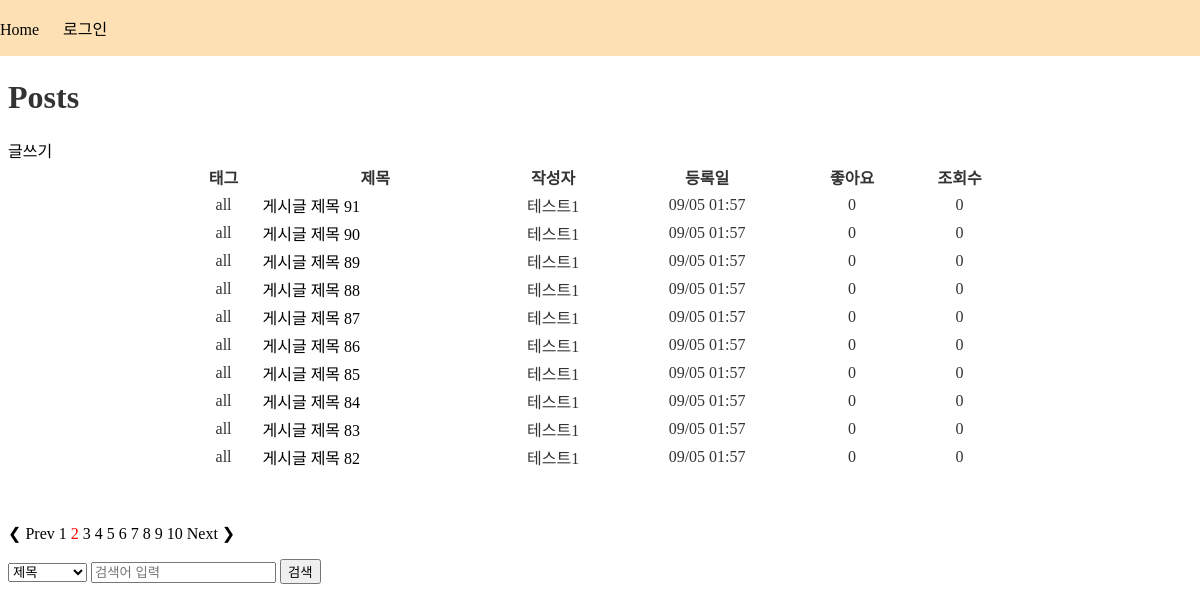
Before: /posts/?page=2&name=&keyword= with the older database file.
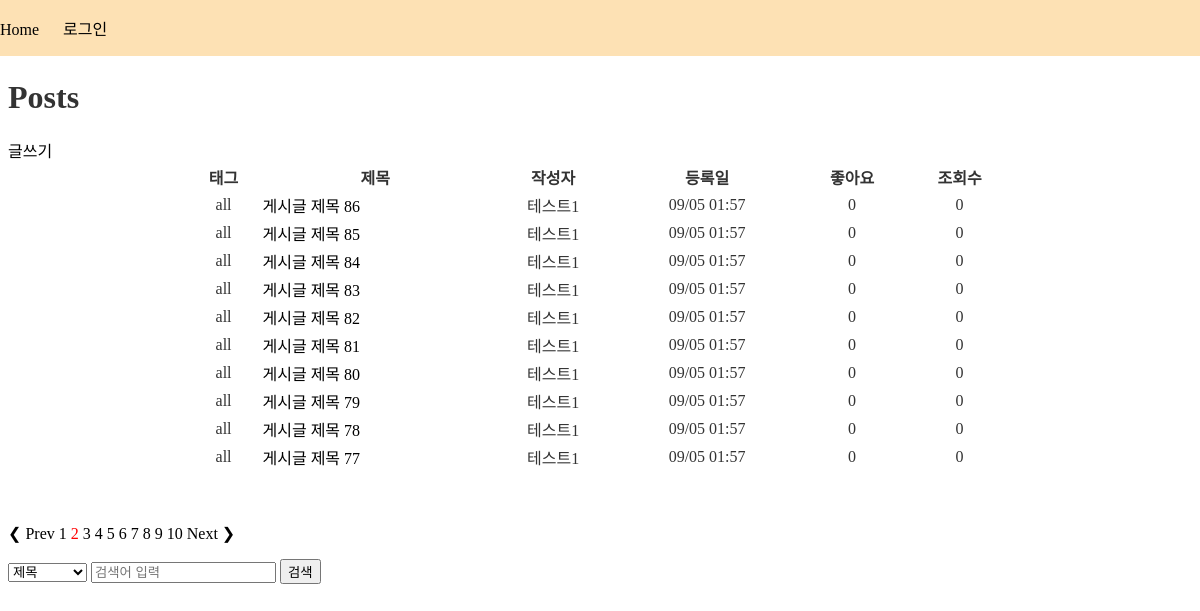
After: the same page with the newer database file.
### posts/models.py (models this page shows, shortened)
class Post(models.Model):
    TAG_CHOICE = {
        ('all', '자유'),
    }
    user = models.ForeignKey(
        "users.User",
        verbose_name="작성자",
        on_delete=models.CASCADE,
    )
    title = models.CharField("제목", max_length=50)
    content = models.TextField("내용")
    created = models.DateTimeField("작성일시", auto_now_add=True)
    tags = models.CharField("태그", max_length=20, choices=TAG_CHOICE)
    views = models.ManyToManyField(
        'users.User',
        verbose_name="조회수",
        related_name="view_user",
        blank=True,
    )

### users/models.py (models this page shows)
class User(AbstractUser):
    profile_image = models.ImageField(
        "프로필 이미지", upload_to="users/profile", blank=True)
    nickname = models.CharField(default="user", max_length=20)
    like_posts = models.ManyToManyField(
        'posts.Post',
        verbose_name="좋아요 목록",
        related_name="like_users",
        blank=True,
    )

### posts/views.py (the view)
# urls.py: path("", posts_view, name="posts"),
def posts_view(request):
    page = request.GET.get('page')
    name = request.GET.get('name')
    keyword = request.GET.get('keyword')
    page_num = 10   #한 번에 표시할 페이지의 갯수
    if page is None:
        page = 1
    if name == 'title':
        posts = Post.objects.filter(title__icontains=keyword).order_by('-created')
    elif name == 'content':
        posts = Post.objects.filter(content__icontains=keyword).order_by('-created')
    elif name == 'title_content':
        posts = Post.objects.filter(Q(title__icontains=keyword) | Q(content__icontains=keyword)).order_by('-created')
    else:
        posts = Post.objects.order_by('-created')
    paginator = Paginator(posts, page_num)
    custom_page_range = range(((int(page)-1) // page_num) * page_num + 1, min(paginator.num_pages, ((int(page)-1) // page_num) * page_num + page_num) + 1)
    try:
        page_obj = paginator.page(page)
    except PageNotAnInteger:
        page = 1
        page_obj = paginator.page(page)
    except EmptyPage:
        page = paginator.num_pages
        page_obj = paginator.page(page)
    context = {
        "posts": posts,
        "page_obj": page_obj,
        "paginator": paginator,
        "custom_page_range": custom_page_range,
    }
    return render(request, "posts/posts.html", context)

### templates/posts/posts.html (shortened to what this page needs)
{% extends 'base.html' %}
{% block content %}
    <h1>Posts</h1>
    <a href="{% url 'posts:post_add' %}">글쓰기</a>
    <div>
        <table class="post_table">
            <thead>
                <tr>
                    <th>태그</th>
                    <th>제목</th>
                    <th>작성자</th>
                    <th>등록일</th>
                    <th>좋아요</th>
                    <th>조회수</th>
                </tr>
            </thead>
            <tbody>
                {% for post in page_obj %}
                    <tr class="post_table_list">
                        <td>{{ post.tags }}</td>
                        <td class="post_table_list_title">
                            <a href="{% url 'posts:post_detail' post_id=post.id %}">{{ post.title }}</a>
                        </td>
                        <td>{{ post.user.nickname }}</td>
                        <td>{{ post.created|date:'m/d H:i' }}</td>
                        <td>{{ post.like_users.count }}</td>
                        <td>{{ post.views.count }}</td>
                    </tr>
                {% endfor %}
            </tbody>
        </table>
        <br/>
        <br/>
        <ul>
            {% if page_obj.has_other_pages %}
                {% if page_obj.has_previous %}
                    <a style="color: black;"
                       href="?page={{ page_obj.previous_page_number }}&name={{ request.GET.name }}&keyword={{ request.GET.keyword }}">&#10094; Prev</a>
                {% else %}
                    <span style="color: gray;">&#10094; Prev</span>
                {% endif %}
                {% for page in custom_page_range %}
                    <a style="
                    {% if page == page_obj.number %} color: red;
                    {% else %} color: black;
                    {% endif %}" href="?page={{ page }}&name={{ request.GET.name }}&keyword={{ request.GET.keyword }}">{{ page }}</a>
                {% endfor %}
                {% if page_obj.has_next %}
                    <a style="color: black;"
                       href="?page={{ page_obj.next_page_number }}&name={{ request.GET.name }}&keyword={{ request.GET.keyword }}">Next &#10095;</a>
                {% else %}
                    <span style="color: gray;">Next &#10095;</span>
                {% endif %}
            {% endif %}
        </ul>
    </div>
    <form method="GET" action="{% url 'posts:posts' %}">
        <select name="name">
            <option value="title">제목</option>
        </select>
        <input type="text" name="keyword" placeholder="검색어 입력" value="{{ request.GET.keyword }}">
        <button type="submit">검색</button>
    </form>
{% endblock %}

Changed rows visible on the page:
removed Post: tags "all", title "게시글 제목 91", user.nickname "테스트1", created "09/05 01:57", like_users.count "0", views.count "0"
removed Post: tags "all", title "게시글 제목 90", user.nickname "테스트1", created "09/05 01:57", like_users.count "0", views.count "0"
removed Post: tags "all", title "게시글 제목 89", user.nickname "테스트1", created "09/05 01:57", like_users.count "0", views.count "0"
removed Post: tags "all", title "게시글 제목 88", user.nickname "테스트1", created "09/05 01:57", like_users.count "0", views.count "0"
no longer on this page (row unchanged): Post: tags "all", title "게시글 제목 87", user.nickname "테스트1", created "09/05 01:57", like_users.count "0", views.count "0"
now on this page (row unchanged): Post: tags "all", title "게시글 제목 81", user.nickname "테스트1", created "09/05 01:57", like_users.count "0", views.count "0"
now on this page (row unchanged): Post: tags "all", title "게시글 제목 80", user.nickname "테스트1", created "09/05 01:57", like_users.count "0", views.count "0"
now on this page (row unchanged): Post: tags "all", title "게시글 제목 79", user.nickname "테스트1", created "09/05 01:57", like_users.count "0", views.count "0"
now on this page (row unchanged): Post: tags "all", title "게시글 제목 78", user.nickname "테스트1", created "09/05 01:57", like_users.count "0", views.count "0"
now on this page (row unchanged): Post: tags "all", title "게시글 제목 77", user.nickname "테스트1", created "09/05 01:57", like_users.count "0", views.count "0"
